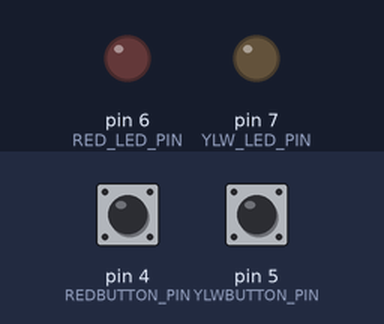
Recording of a sketch running on a simulated Arduino Uno, built with avr-gcc and run on an emulated ATmega328P. On the bench: output pins drawn as LEDs (lit = HIGH). Inputs (shaded band) come from the test bench; at power-on: pin 4 (REDBUTTON_PIN) HIGH, pin 5 (YLWBUTTON_PIN) HIGH.

Above: at 1.2 s.
1.3 s: pin 4 (REDBUTTON_PIN) pulled LOW for 0.15 s
At 2.5 s:
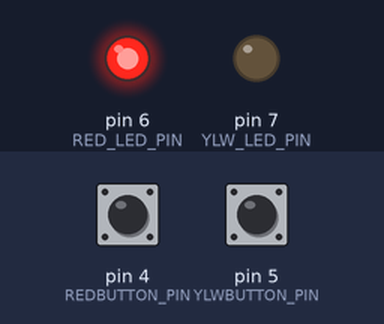
2.9 s: pin 5 (YLWBUTTON_PIN) pulled LOW for 0.15 s
At 3.9 s:
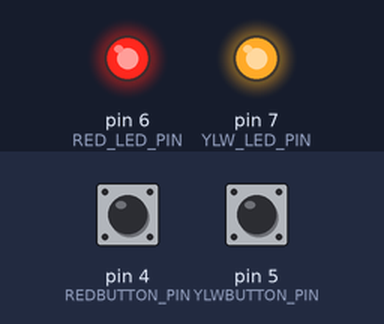
4.5 s: pin 4 (REDBUTTON_PIN) pulled LOW for 1 s
At 5.1 s:
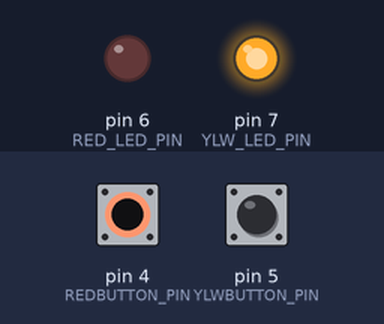
7.0 s: pin 4 (REDBUTTON_PIN) pulled LOW for 3.2 s
At 8.2 s:
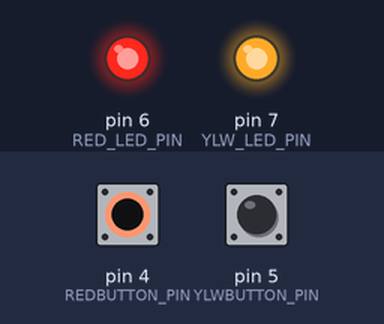
11.7 s: pin 5 (YLWBUTTON_PIN) pulled LOW for 1 s
At 13.0 s:
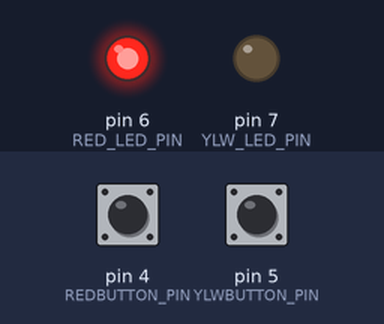
Timing chart, 0 to 14.7 s (numbered marks = the images above; inputs shaded):
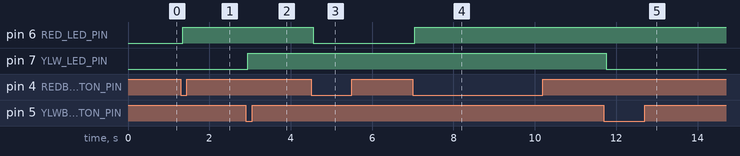

Measured:
- after the input at 1.3 s, pin 6 (RED_LED_PIN): LOW → HIGH after 0.05 s
- after the input at 2.9 s, pin 7 (YLW_LED_PIN): LOW → HIGH after 0.05 s
- after the input at 4.5 s, pin 6 (RED_LED_PIN): HIGH → LOW after 0.05 s
- after the input at 7.0 s, pin 6 (RED_LED_PIN): LOW → HIGH after 0.05 s
- after the input at 11.7 s, pin 7 (YLW_LED_PIN): HIGH → LOW after 0.05 s

The sketch:

mynew1.ino
```cpp
#define YLW_LED_PIN 7
#define RED_LED_PIN 6
#define YLWBUTTON_PIN  5
#define REDBUTTON_PIN  4

bool YLWledState = LOW;
bool YLWbuttonState;
bool YLWlastButtonState = LOW;
unsigned long YLWlastDebounceTime = 0;
unsigned long YLWdebounceDelay = 50;

bool REDledState = LOW;
bool REDbuttonState;
bool REDlastButtonState = LOW;
unsigned long REDlastDebounceTime = 0;
unsigned long REDdebounceDelay = 50;


void setup() {

  pinMode(YLWBUTTON_PIN, INPUT_PULLUP);
  pinMode(REDBUTTON_PIN, INPUT_PULLUP);
  pinMode(YLW_LED_PIN, OUTPUT);
  pinMode(RED_LED_PIN, OUTPUT);

}

void loop() {

  // Debouncing of the input button
  int YLWreading = digitalRead(YLWBUTTON_PIN);
  int REDreading = digitalRead(REDBUTTON_PIN);

  if (YLWreading != YLWlastButtonState) {
    YLWlastDebounceTime = millis();
  }

  if (REDreading != REDlastButtonState) {
    REDlastDebounceTime = millis();
  }

  if ((millis() - YLWlastDebounceTime) > YLWdebounceDelay) {
    if (YLWreading != YLWbuttonState) {
      YLWbuttonState = YLWreading;
      if (YLWbuttonState == LOW) {
        YLWledState = !YLWledState;
        digitalWrite(YLW_LED_PIN, YLWledState);
      }
    }
  }

  if ((millis() - REDlastDebounceTime) > REDdebounceDelay) {
    if (REDreading != REDbuttonState) {
      REDbuttonState = REDreading;
      if (REDbuttonState == LOW) {
        REDledState = !REDledState;
        digitalWrite(RED_LED_PIN, REDledState);
      }
    }
  }

  YLWlastButtonState = YLWreading;
  REDlastButtonState = REDreading;
}
```
